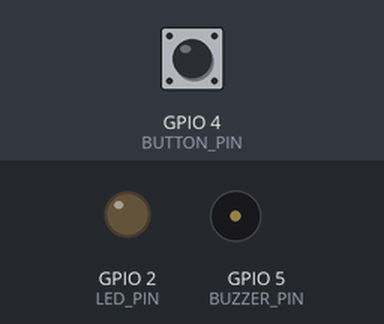
Simulated run of this sketch. Board: ESP32. Parts: output pins drawn as LEDs (lit = HIGH), buzzer (waves = sounding, pin HIGH). Inputs (shaded band) come from the test bench; at power-on: GPIO 4 (BUTTON_PIN) HIGH. WiFi joins after 1.5 s; servers stay silent unless stated; uploads are accepted with an empty reply; the local clock reads 2024-03-15 10:24:30 at power-on unless the sketch sets it; storage starts empty; what the sketch prints to the serial monitor is not drawn.

Above: at 5.0 s.
5.1 s: GPIO 4 (BUTTON_PIN) pulled LOW for 0.15 s
At 5.91 s:
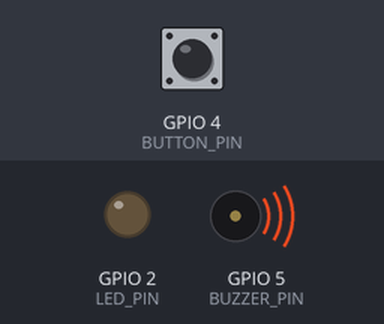
8.1 s: GPIO 4 (BUTTON_PIN) pulled LOW for 1 s
At 10.5 s:
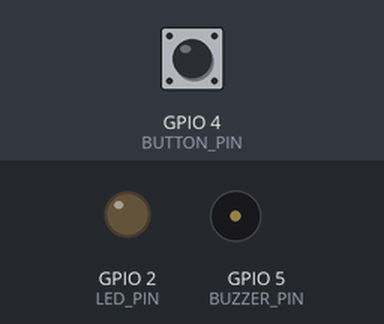
11.3 s: GPIO 4 (BUTTON_PIN) driven LOW
At 13.4 s:
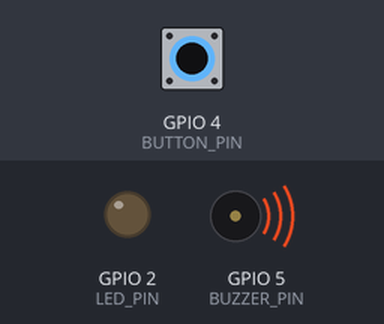
Timing chart, 0 to 15.0 s (numbered marks = the images above; inputs shaded):
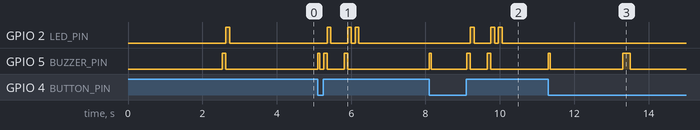

Measured:
- after the input at 5.1 s, GPIO 2 (LED_PIN): goes HIGH 0.10 s, LOW 0.45 s, HIGH 0.10 s, LOW 0.10 s, HIGH 0.10 s, then LOW, starting after 0.26 s; GPIO 5 (BUZZER_PIN): goes HIGH 0.05 s, LOW 0.10 s, HIGH 0.10 s, LOW 0.45 s, HIGH 0.10 s, then LOW, starting at once
- after the input at 8.1 s, GPIO 2 (LED_PIN): goes HIGH 0.10 s, LOW 0.45 s, HIGH 0.10 s, LOW 0.10 s, HIGH 0.10 s, then LOW, starting after 1.1 s; GPIO 5 (BUZZER_PIN): goes HIGH 0.05 s, LOW 0.96 s, HIGH 0.10 s, LOW 0.45 s, HIGH 0.10 s, then LOW, starting at once
- after the input at 11.3 s, GPIO 5 (BUZZER_PIN): LOW → HIGH at once, → LOW 0.05 s later, → HIGH 2.0 s later, → LOW 0.20 s later

The sketch:

offline_exit_button.ino
```cpp
/**
 * ESP32 Offline Mode Exit Button Firmware
 *
 * ปุ่มออฟไลน์โหมดสำหรับออกห้องเมื่อไม่มีอินเทอร์เน็ต
 * เชื่อมต่อกับ Backend API ของระบบควบคุมการเข้าออกห้อง
 *
 * ฮาร์ดแวร์ที่ต้องใช้:
 * - ESP32 Development Board
 * - Push Button (Momentary Switch)
 * - Buzzer (Optional)
 * - LED (Optional)
 * - Resistor 10kΩ (Pull-up)
 *
 * การเชื่อมต่อ:
 * - Button Pin: GPIO 4 (ต่อ GND เมื่อกด)
 * - Buzzer Pin: GPIO 5
 * - LED Pin: GPIO 2
 * - WiFi: ใช้ WiFi ของ ESP32
 *
 * ฟังก์ชัน:
 * 1. ตรวจสอบการกดปุ่ม
 * 2. ส่ง HTTP POST ไปยัง Backend API
 * 3. บันทึกข้อมูลลงใน SPIFFS (Local Storage)
 * 4. ส่ง Webhook แจ้งเตือน Admin
 * 5. ซิงค์ข้อมูลเมื่อกลับมาออนไลน์
 *
 * การใช้งาน:
 * 1. แก้ไข Configuration ด้านล่าง (WiFi, Backend URL)
 * 2. Upload firmware ไปยัง ESP32
 * 3. เปิด Serial Monitor เพื่อดู logs
 * 4. กดปุ่มเพื่อบันทึกการออกห้อง
 */

#include <WiFi.h>
#include <HTTPClient.h>
#include <SPIFFS.h>
#include <ArduinoJson.h>
#include <time.h>

// ===== Configuration =====
// แก้ไขค่าต่อไปนี้ให้ตรงกับการตั้งค่าของคุณ
const char* WIFI_SSID = "YOUR_WIFI_SSID";
const char* WIFI_PASSWORD = "YOUR_WIFI_PASSWORD";

// Backend API URL - แก้ไขให้ตรงกับ URL ของเว็บของคุณ
// ตัวอย่าง: http://192.168.1.100:3000 หรือ http://your-domain.com
const char* BACKEND_BASE_URL = "http://your-backend-url.com";
const char* BACKEND_PORT = "3000";

// Student ID และ Room ID - สามารถแก้ไขได้ตามต้องการ
// หรือสามารถอ่านจาก RFID/QR Code ได้
int DEFAULT_STUDENT_ID = 6410101;
const char* DEFAULT_ROOM_ID = "room_101";

// ===== Pin Configuration =====
#define BUTTON_PIN 4      // ปุ่มออฟไลน์โหมด
#define BUZZER_PIN 5      // เสียงแจ้งเตือน
#define LED_PIN 2         // LED สถานะ
#define DEBOUNCE_TIME 50
#define LONG_PRESS_TIME 2000

// ===== Global Variables =====
unsigned long lastButtonPress = 0;
unsigned long buttonPressTime = 0;
bool buttonPressed = false;
bool isWiFiConnected = false;
int offlineExitCount = 0;
String backendURL = "";

// ===== Function Prototypes =====
void setupWiFi();
void handleButtonPress();
void recordOfflineExit(int studentId, const char* roomId, const char* reason);
void sendToBackend(int studentId, const char* roomId, const char* reason);
void saveToSPIFFS(int studentId, const char* roomId, const char* reason);
void syncOfflineData();
void playBeep(int duration = 200);
void blinkLED(int times = 1);
void printStatus();
String buildBackendURL();

void setup() {
  Serial.begin(115200);
  delay(1000);

  Serial.println("\n\n========================================");
  Serial.println("  ESP32 Offline Exit Button Firmware");
  Serial.println("  Door Access Control System");
  Serial.println("========================================");
  Serial.println("Initializing...\n");

  // ===== Pin Setup =====
  pinMode(BUTTON_PIN, INPUT_PULLUP);
  pinMode(BUZZER_PIN, OUTPUT);
  pinMode(LED_PIN, OUTPUT);

  digitalWrite(BUZZER_PIN, LOW);
  digitalWrite(LED_PIN, LOW);

  // ===== SPIFFS Setup =====
  if (!SPIFFS.begin(true)) {
    Serial.println("❌ SPIFFS Mount Failed");
    playBeep(500);
    return;
  }
  Serial.println("✓ SPIFFS Mounted Successfully");

  // ===== WiFi Setup =====
  setupWiFi();

  // ===== Set Time =====
  configTime(0, 0, "pool.ntp.org", "time.nist.gov");
  Serial.println("⏱ Syncing time with NTP...");
  time_t now = time(nullptr);
  int timeoutCount = 0;
  while (now < 24 * 3600 && timeoutCount < 20) {
    delay(500);
    Serial.print(".");
    now = time(nullptr);
    timeoutCount++;
  }
  Serial.println();
  Serial.println("✓ Time synced");

  // ===== Build Backend URL =====
  backendURL = buildBackendURL();
  Serial.print("Backend URL: ");
  Serial.println(backendURL);

  // ===== Initial Status =====
  printStatus();
  delay(1000);
}

void loop() {
  // ตรวจสอบสถานะ WiFi
  if (WiFi.status() == WL_CONNECTED) {
    if (!isWiFiConnected) {
      isWiFiConnected = true;
      Serial.println("\n✓ WiFi Connected!");
      playBeep(100);
      blinkLED(2);
      syncOfflineData();
    }
  } else {
    if (isWiFiConnected) {
      isWiFiConnected = false;
      Serial.println("\n❌ WiFi Disconnected!");
      playBeep(300);
    }
  }

  // ตรวจสอบการกดปุ่ม
  handleButtonPress();

  delay(10);
}

/**
 * สร้าง Backend URL จากค่า Configuration
 */
String buildBackendURL() {
  String url = String(BACKEND_BASE_URL);

  // ถ้า URL ไม่มี port ให้เพิ่ม port เข้าไป
  if (url.indexOf(":") == -1 && String(BACKEND_PORT) != "80") {
    url += ":";
    url += BACKEND_PORT;
  }

  return url;
}

/**
 * ตั้งค่า WiFi
 */
void setupWiFi() {
  Serial.print("📡 Connecting to WiFi: ");
  Serial.println(WIFI_SSID);

  WiFi.mode(WIFI_STA);
  WiFi.begin(WIFI_SSID, WIFI_PASSWORD);

  int attempts = 0;
  while (WiFi.status() != WL_CONNECTED && attempts < 20) {
    delay(500);
    Serial.print(".");
    attempts++;
  }

  if (WiFi.status() == WL_CONNECTED) {
    Serial.println();
    Serial.println("✓ WiFi Connected!");
    Serial.print("IP Address: ");
    Serial.println(WiFi.localIP());
    isWiFiConnected = true;
    playBeep(100);
    blinkLED(1);
  } else {
    Serial.println();
    Serial.println("❌ WiFi Connection Failed - Starting in Offline Mode");
    isWiFiConnected = false;
    playBeep(300);
  }
}

/**
 * ตรวจสอบการกดปุ่ม
 */
void handleButtonPress() {
  int buttonState = digitalRead(BUTTON_PIN);

  // ปุ่มถูกกด (LOW = pressed, HIGH = released)
  if (buttonState == LOW) {
    if (!buttonPressed) {
      // ปุ่มเพิ่งถูกกด
      buttonPressed = true;
      buttonPressTime = millis();
      Serial.println("\n[Button] Pressed");
      playBeep(50);
    }

    // ตรวจสอบการกดนาน > 2 วินาที
    unsigned long pressDuration = millis() - buttonPressTime;
    if (pressDuration > LONG_PRESS_TIME && pressDuration < LONG_PRESS_TIME + 100) {
      Serial.println("[Button] Long press detected - Syncing offline data");
      playBeep(200);
      syncOfflineData();
    }
  } else {
    // ปุ่มถูกปล่อย
    if (buttonPressed) {
      unsigned long pressDuration = millis() - buttonPressTime;

      // ตรวจสอบว่าเป็นการกดปกติ (< 2 วินาที)
      if (pressDuration < LONG_PRESS_TIME) {
        Serial.println("[Button] Short press detected - Recording offline exit");
        playBeep(100);
        blinkLED(1);

        // บันทึกการออกห้อง
        recordOfflineExit(
          DEFAULT_STUDENT_ID,
          DEFAULT_ROOM_ID,
          "Offline exit button pressed"
        );
      }

      buttonPressed = false;
    }
  }
}

/**
 * บันทึกการออกห้องแบบออฟไลน์
 */
void recordOfflineExit(int studentId, const char* roomId, const char* reason) {
  Serial.println("\n╔════════════════════════════════════╗");
  Serial.println("║  Recording Offline Exit            ║");
  Serial.println("╚════════════════════════════════════╝");
  Serial.print("Student ID: ");
  Serial.println(studentId);
  Serial.print("Room ID: ");
  Serial.println(roomId);
  Serial.print("Reason: ");
  Serial.println(reason);

  // บันทึกลงใน SPIFFS
  saveToSPIFFS(studentId, roomId, reason);

  // ถ้า WiFi เชื่อมต่ออยู่ ให้ส่งไปยัง Backend ทันที
  if (isWiFiConnected) {
    sendToBackend(studentId, roomId, reason);
  } else {
    Serial.println("⚠ Offline - Data saved to SPIFFS, will sync when online");
    playBeep(150);
  }

  offlineExitCount++;
  printStatus();
}

/**
 * ส่งข้อมูลไปยัง Backend API
 */
void sendToBackend(int studentId, const char* roomId, const char* reason) {
  if (!isWiFiConnected) {
    Serial.println("❌ WiFi not connected - Cannot send to backend");
    return;
  }

  HTTPClient http;

  // สร้าง URL สำหรับ API endpoint
  String apiURL = backendURL + "/api/trpc/access.recordOfflineExit";

  Serial.print("📤 Sending to: ");
  Serial.println(apiURL);

  http.begin(apiURL);
  http.addHeader("Content-Type", "application/json");

  // สร้าง JSON payload (tRPC HTTP link รับ input ที่ root ของ body)
  StaticJsonDocument<512> doc;
  doc["studentId"] = studentId;
  doc["roomId"]    = roomId;
  doc["reason"]    = reason;
  doc["timestamp"] = time(nullptr);

  String payload;
  serializeJson(doc, payload);

  Serial.print("📦 Payload: ");
  Serial.println(payload);

  int httpResponseCode = http.POST(payload);

  Serial.print("📊 HTTP Response: ");
  Serial.println(httpResponseCode);

  if (httpResponseCode > 0) {
    String response = http.getString();
    Serial.print("✓ Response: ");
    Serial.println(response);
    playBeep(100);
    blinkLED(2);
  } else {
    Serial.print("❌ Error: ");
    Serial.println(httpResponseCode);
    playBeep(300);
  }

  http.end();
}

/**
 * บันทึกข้อมูลลงใน SPIFFS (Local Storage)
 */
void saveToSPIFFS(int studentId, const char* roomId, const char* reason) {
  // สร้าง filename ด้วย timestamp
  time_t now = time(nullptr);
  char filename[64];
  sprintf(filename, "/offline_%ld.json", now);

  // สร้าง JSON
  StaticJsonDocument<256> doc;
  doc["studentId"] = studentId;
  doc["roomId"] = roomId;
  doc["reason"] = reason;
  doc["timestamp"] = now;
  doc["synced"] = false;

  // เขียนลงไฟล์
  File file = SPIFFS.open(filename, "w");
  if (!file) {
    Serial.println("❌ Failed to open file for writing");
    return;
  }

  serializeJson(doc, file);
  file.close();

  Serial.print("💾 Data saved to: ");
  Serial.println(filename);
}

/**
 * ซิงค์ข้อมูลออฟไลน์เมื่อกลับมาออนไลน์
 */
void syncOfflineData() {
  if (!isWiFiConnected) {
    Serial.println("❌ WiFi not connected - Cannot sync");
    return;
  }

  Serial.println("\n╔════════════════════════════════════╗");
  Serial.println("║  Syncing Offline Data              ║");
  Serial.println("╚════════════════════════════════════╝");

  File root = SPIFFS.open("/");
  File file = root.openNextFile();

  int syncedCount = 0;
  int failedCount = 0;

  while (file) {
    String filename = file.name();

    // ตรวจสอบว่าเป็นไฟล์ offline data
    if (filename.startsWith("/offline_") && filename.endsWith(".json")) {
      Serial.print("🔄 Syncing: ");
      Serial.println(filename);

      // อ่านข้อมูล
      StaticJsonDocument<256> doc;
      deserializeJson(doc, file);

      // ส่งไปยัง Backend
      if (doc["synced"] == false) {
        sendToBackend(
          doc["studentId"],
          doc["roomId"].as<const char*>(),
          doc["reason"].as<const char*>()
        );

        // ทำเครื่องหมายว่าซิงค์แล้ว
        doc["synced"] = true;
        File writeFile = SPIFFS.open(filename, "w");
        serializeJson(doc, writeFile);
        writeFile.close();

        syncedCount++;
      }
    }

    file = root.openNextFile();
  }

  Serial.print("✓ Synced: ");
  Serial.print(syncedCount);
  Serial.println(" records");

  if (failedCount > 0) {
    Serial.print("⚠ Failed: ");
    Serial.print(failedCount);
    Serial.println(" records");
  }

  if (syncedCount > 0) {
    playBeep(100);
    blinkLED(3);
  }
}

/**
 * เล่นเสียง Beep
 */
void playBeep(int duration) {
  digitalWrite(BUZZER_PIN, HIGH);
  delay(duration);
  digitalWrite(BUZZER_PIN, LOW);
}

/**
 * กระพริบ LED
 */
void blinkLED(int times) {
  for (int i = 0; i < times; i++) {
    digitalWrite(LED_PIN, HIGH);
    delay(100);
    digitalWrite(LED_PIN, LOW);
    delay(100);
  }
}

/**
 * แสดงสถานะระบบ
 */
void printStatus() {
  Serial.println("\n╔════════════════════════════════════╗");
  Serial.println("║       System Status                ║");
  Serial.println("╚════════════════════════════════════╝");
  Serial.print("WiFi: ");
  Serial.println(isWiFiConnected ? "✓ Connected" : "❌ Disconnected");
  Serial.print("IP Address: ");
  Serial.println(WiFi.localIP());
  Serial.print("Offline Exit Count: ");
  Serial.println(offlineExitCount);
  Serial.print("Backend URL: ");
  Serial.println(backendURL);
  Serial.print("SPIFFS Free Space: ");
  Serial.print(SPIFFS.totalBytes() - SPIFFS.usedBytes());
  Serial.println(" bytes");
  Serial.println("════════════════════════════════════\n");
}
```
